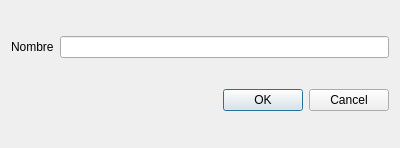
<?xml version="1.0" encoding="UTF-8"?>
<ui version="4.0">
 <class>CodigoDialog</class>
 <widget class="QDialog" name="CodigoDialog">
  <property name="geometry">
   <rect>
    <x>0</x>
    <y>0</y>
    <width>400</width>
    <height>148</height>
   </rect>
  </property>
  <property name="windowTitle">
   <string>Dialog</string>
  </property>
  <layout class="QVBoxLayout" name="verticalLayout">
   <item>
    <layout class="QHBoxLayout" name="horizontalLayout">
     <item>
      <widget class="QLabel" name="label">
       <property name="text">
        <string>Nombre</string>
       </property>
      </widget>
     </item>
     <item>
      <widget class="QLineEdit" name="nombrele"/>
     </item>
    </layout>
   </item>
   <item>
    <widget class="QDialogButtonBox" name="buttonBox">
     <property name="orientation">
      <enum>Qt::Horizontal</enum>
     </property>
     <property name="standardButtons">
      <set>QDialogButtonBox::Cancel|QDialogButtonBox::Ok</set>
     </property>
    </widget>
   </item>
  </layout>
 </widget>
 <resources/>
 <connections>
  <connection>
   <sender>buttonBox</sender>
   <signal>accepted()</signal>
   <receiver>CodigoDialog</receiver>
   <slot>accept()</slot>
   <hints>
    <hint type="sourcelabel">
     <x>248</x>
     <y>254</y>
    </hint>
    <hint type="destinationlabel">
     <x>157</x>
     <y>274</y>
    </hint>
   </hints>
  </connection>
  <connection>
   <sender>buttonBox</sender>
   <signal>rejected()</signal>
   <receiver>CodigoDialog</receiver>
   <slot>reject()</slot>
   <hints>
    <hint type="sourcelabel">
     <x>316</x>
     <y>260</y>
    </hint>
    <hint type="destinationlabel">
     <x>286</x>
     <y>274</y>
    </hint>
   </hints>
  </connection>
 </connections>
</ui>
